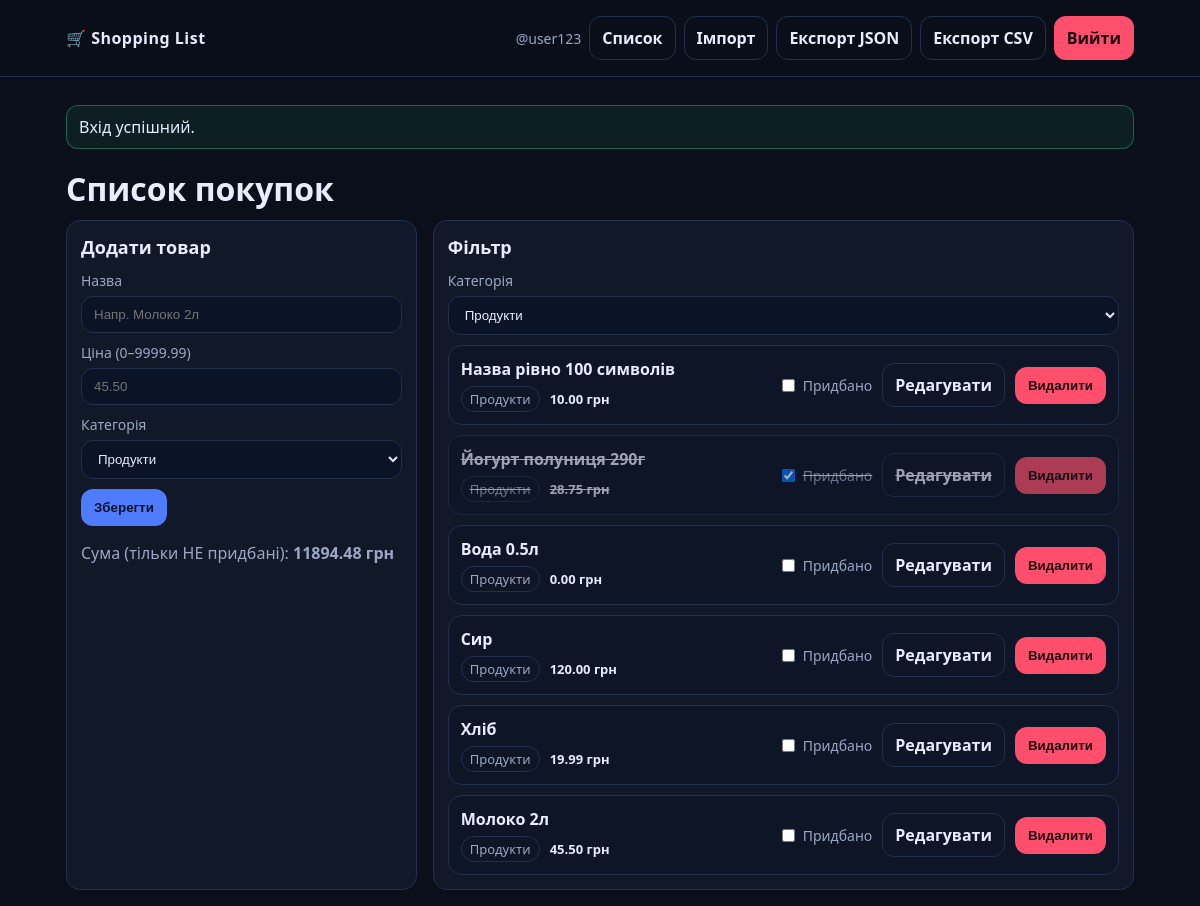
Screenshot of /app.php?category=1 (signed in) with the database file from the repository.
### tables this page shows
CREATE TABLE IF NOT EXISTS items (
  id INT AUTO_INCREMENT PRIMARY KEY,
  user_id INT NOT NULL,
  category_id INT NOT NULL,
  name VARCHAR(100) NOT NULL,
  price DECIMAL(10,2) NOT NULL DEFAULT 0.00,
  is_purchased TINYINT(1) NOT NULL DEFAULT 0,
  created_at DATETIME NOT NULL,
  CONSTRAINT fk_items_user FOREIGN KEY (user_id) REFERENCES users(id) ON DELETE CASCADE,
  CONSTRAINT fk_items_category FOREIGN KEY (category_id) REFERENCES categories(id)
);

CREATE TABLE IF NOT EXISTS categories (
  id INT AUTO_INCREMENT PRIMARY KEY,
  name VARCHAR(50) NOT NULL UNIQUE
);

### app/items.php (called while the page is built, shortened)
<?php
function get_categories(PDO $pdo): array {
    return $pdo->query("SELECT id, name FROM categories ORDER BY id")->fetchAll();
}
function get_items(PDO $pdo, int $userId, ?int $categoryId): array {
    if ($categoryId) {
        $st = $pdo->prepare("SELECT i.*, c.name AS category_name
                             FROM items i JOIN categories c ON c.id=i.category_id
                             WHERE i.user_id=? AND i.category_id=?
                             ORDER BY i.created_at DESC, i.id DESC");
        $st->execute([$userId, $categoryId]);
    } else {
        $st = $pdo->prepare("SELECT i.*, c.name AS category_name
                             FROM items i JOIN categories c ON c.id=i.category_id
                             WHERE i.user_id=?
                             ORDER BY i.created_at DESC, i.id DESC");
        $st->execute([$userId]);
    }
    return $st->fetchAll();
}
function sum_unpurchased(PDO $pdo, int $userId): float {
    $st = $pdo->prepare("SELECT COALESCE(SUM(price),0) AS s FROM items WHERE user_id=? AND is_purchased=0");
    $st->execute([$userId]);
    return (float)$st->fetch()['s'];
}

### app/helpers.php (called while the page is built, shortened)
<?php
function e(string $s): string {
    return htmlspecialchars($s, ENT_QUOTES | ENT_SUBSTITUTE, 'UTF-8');
}

### app/auth.php (called while the page is built, shortened)
<?php
require_once __DIR__ . '/helpers.php';
function auth_user(): ?array {
    return $_SESSION['user'] ?? null;
}

### public/app.php (the view, shortened to what this page needs)
<?php
require_once __DIR__ . '/../app/db.php';
require_once __DIR__ . '/../app/helpers.php';
require_once __DIR__ . '/../app/auth.php';
require_once __DIR__ . '/../app/items.php';
$user = auth_user();
$userId = (int)$user['id'];
$categoryFilter = isset($_GET['category']) && $_GET['category'] !== '' ? (int)$_GET['category'] : null;
$categories = get_categories($pdo);
$items = get_items($pdo, $userId, $categoryFilter);
$sum = sum_unpurchased($pdo, $userId);
include __DIR__ . '/_header.php';
?>
<h1>Список покупок</h1>
<section class="grid">
  <div class="card">
    <h2>Додати товар</h2>
    <form method="post" class="form">
      <label>Назва
        <input name="name" maxlength="100" placeholder="Напр. Молоко 2л" required>
      </label>
      <label>Ціна (0–9999.99)
        <input name="price" inputmode="decimal" placeholder="45.50" required>
      </label>
      <label>Категорія
        <select name="category_id" required>
          <?php foreach ($categories as $c): ?>
            <option value="<?= (int)$c['id'] ?>"><?= e($c['name']) ?></option>
          <?php endforeach; ?>
        </select>
      </label>
      <button class="btn btn--primary" type="submit">Зберегти</button>
    </form>
    <p class="muted">Сума (тільки НЕ придбані): <b><?= number_format($sum, 2, '.', '') ?> грн</b></p>
  </div>
  <div class="card">
    <h2>Фільтр</h2>
    <form method="get" class="form form--row">
      <label>Категорія
        <select name="category" onchange="this.form.submit()">
          <?php foreach ($categories as $c): ?>
            <option value="<?= (int)$c['id'] ?>" <?= $categoryFilter===(int)$c['id']?'selected':'' ?>>
              <?= e($c['name']) ?>
            </option>
          <?php endforeach; ?>
        </select>
      </label>
    </form>
    <?php if (!$items): ?>
      <div class="empty">Немає товарів у цій категорії 🙃</div>
    <?php else: ?>
      <div class="list">
        <?php foreach ($items as $it): ?>
          <div class="item <?= (int)$it['is_purchased']===1?'item--purchased':'' ?>">
            <div class="item__main">
              <div class="item__title"><?= e($it['name']) ?></div>
              <div class="item__meta">
                <span class="tag"><?= e($it['category_name']) ?></span>
                <span class="price"><?= number_format((float)$it['price'], 2, '.', '') ?> грн</span>
              </div>
            </div>
            <div class="item__actions">
              <form method="post" class="inline">
                <label class="checkbox">
                  <input type="checkbox" <?= (int)$it['is_purchased']===1?'checked':'' ?> onchange="this.form.submit()">
                  Придбано
                </label>
              </form>
              <a class="btn btn--ghost" href="item_edit.php?id=<?= (int)$it['id'] ?>">Редагувати</a>
              <form method="post" class="inline" onsubmit="return confirm('Точно видалити?');">
                <button class="btn btn--danger" type="submit">Видалити</button>
              </form>
            </div>
          </div>
        <?php endforeach; ?>
      </div>
    <?php endif; ?>
  </div>
</section>
<?php include __DIR__ . '/_footer.php'; ?>

### assets/css/style.css (style rules this page uses)
:root { --bg:#0b0f19; --card:#121a2a; --text:#e7ecff; --muted:#9aa7c7; --border:#22304e; --primary:#4f7cff; --danger:#ff4f6d; --ok:#2ee59d; --warn:#ffcc00; }
* { box-sizing:border-box }
body { margin:0; font-family: system-ui, -apple-system, Segoe UI, Roboto, Arial, sans-serif; background: #0b0f19; color:var(--text); }
a { color:var(--primary); text-decoration:none }
h1 { margin:18px 0 10px }
h2 { margin:0 0 12px; font-size:18px }
.card { background:rgba(18,26,42,.9); border:1px solid var(--border); border-radius:14px; padding:14px; }
.grid { display:grid; grid-template-columns: 1fr 2fr; gap:16px; }
.form label { display:block; margin-bottom:10px; color:var(--muted); font-size:14px }
input, select { width:100%; margin-top:6px; padding:10px 12px; border-radius:12px; border:1px solid var(--border); background:#0b1326; color:var(--text); outline:none; }
.form--row { display:flex; gap:12px; align-items:end }
.form--row label { flex:1 }
.btn { display:inline-flex; align-items:center; justify-content:center; gap:8px; padding:10px 12px; border-radius:12px; border:1px solid var(--border); background:#0b1326; color:var(--text); cursor:pointer; font-weight:600; }
.btn--primary { background: var(--primary); border-color: transparent; color:#081227 }
.btn--danger { background: var(--danger); border-color: transparent; color:#1a0710 }
.btn--ghost { background: transparent }
.inline { display:inline }
.list { display:flex; flex-direction:column; gap:10px }
.item { display:flex; justify-content:space-between; gap:12px; padding:12px; border-radius:14px; border:1px solid var(--border); background: rgba(11,19,38,.6); }
.item--purchased { opacity:.65; text-decoration: line-through }
.item__title { font-weight:700 }
.item__meta { display:flex; gap:10px; align-items:center; color:var(--muted); font-size:13px; margin-top:6px }
.tag { border:1px solid var(--border); padding:3px 8px; border-radius:999px }
.price { font-weight:700; color:var(--text) }
.item__actions { display:flex; gap:10px; align-items:center; flex-wrap:wrap }
.checkbox { display:flex; gap:8px; align-items:center; user-select:none; color:var(--muted); font-size:14px }
.checkbox input { width:auto; margin:0 }
.muted { color:var(--muted) }

### rows the page displays
items: name "Назва рівно 100 символів", category.name "Продукти", price "10.00"
items: name "Йогурт полуниця 290г", category.name "Продукти", price "28.75", is_purchased "☑"
items: name "Вода 0.5л", category.name "Продукти", price "0.00"
items: name "Сир", category.name "Продукти", price "120.00"
items: name "Хліб", category.name "Продукти", price "19.99"
items: name "Молоко 2л", category.name "Продукти", price "45.50"

### other values shown
$_SESSION['user']['username'] "user123"
$f['msg'] "Вхід успішний."
$sum "11894.48"
form field category_id "Продукти"
form field category "Продукти"
